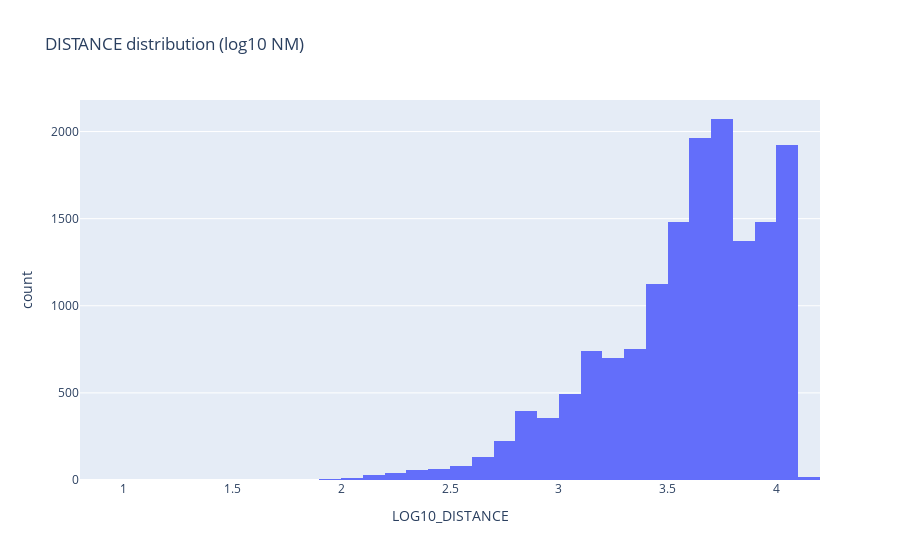

The notebook cell this image was saved under:
### Code cell
px.histogram(df, x="DISTANCE", nbins=60, title="DISTANCE distribution (NM)")

dist_log = df.copy()
dist_log["LOG10_DISTANCE"] = np.log10(dist_log["DISTANCE"])
px.histogram(dist_log, x="LOG10_DISTANCE", nbins=60, title="DISTANCE distribution (log10 NM)")

### Figure 1 — Plotly figure (JSON) as saved in the notebook; plotly's stock layout.template omitted (floating-point values rounded to 4 significant figures; data arrays with more than 128 entries replaced by an {"elided": "..."} marker saying what was removed)
{"data": [{"bingroup": "x", "hovertemplate": "LOG10_DISTANCE=%{x}<br>count=%{y}<extra></extra>", "legendgroup": "", "marker": {"color": "#636efa", "pattern": {"shape": ""}}, "name": "", "nbinsx": 60, "orientation": "v", "showlegend": false, "type": "histogram", "x": {"elided": "15533 float values"}, "xaxis": "x", "yaxis": "y"}], "layout": {"barmode": "relative", "legend": {"tracegroupgap": 0}, "title": {"text": "DISTANCE distribution (log10 NM)"}, "xaxis": {"anchor": "y", "domain": [0, 1], "title": {"text": "LOG10_DISTANCE"}}, "yaxis": {"anchor": "x", "domain": [0, 1], "title": {"text": "count"}}}}
